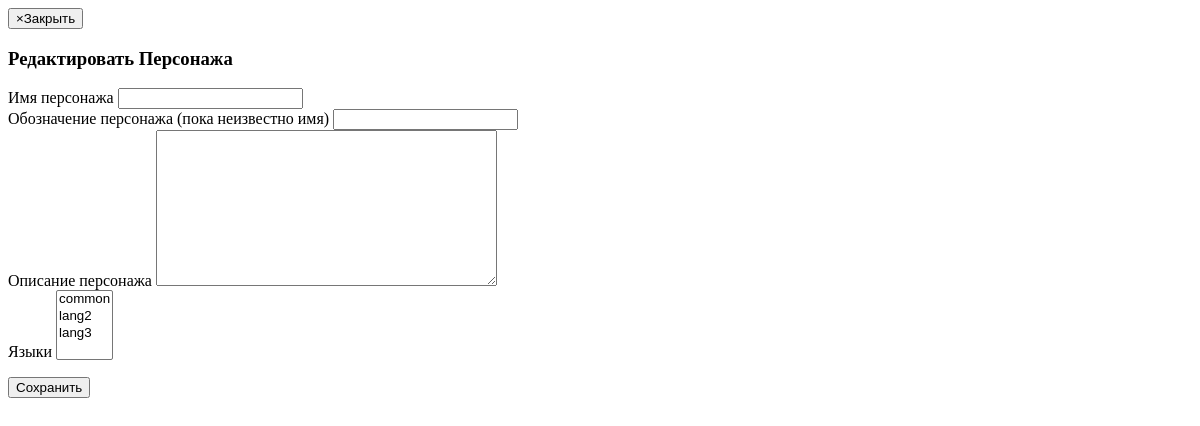
Before: /game/char_edit/2/ (signed in) with the older database file.
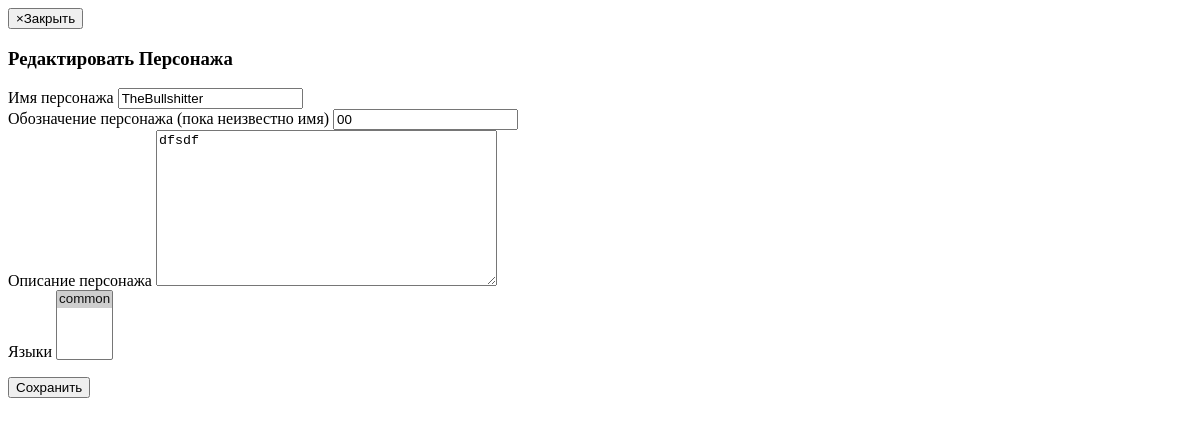
After: the same page with the newer database file.
### game/models.py (models this page shows, shortened)
class Character(models.Model):
    owner = models.ForeignKey(User, on_delete=models.PROTECT)
    game = models.ForeignKey(Game, on_delete=models.CASCADE)
    name = models.CharField(max_length=30, default='')
    display_name = models.CharField(max_length=50, default='')
    known = models.BooleanField(default=False)
    flavour = models.CharField(max_length=250, blank=True, default='')
    experience = models.IntegerField(default=0)
    levelup = models.BooleanField(default=False)
    scene = models.ForeignKey(Scene, blank=True, null=True, on_delete=models.PROTECT)
    pause = models.BooleanField(default=False)
    languages = models.ManyToManyField(Languages)

### game/views.py (the view)
# urls.py: url(r'char_edit/(?P<character>[0-9]*)/?$', views.base_char_edit, name='base_char_edit')
@login_required(redirect_field_name='index')
def base_char_edit(request, **kw):
    char = Character.objects.filter(pk=kw.pop('character')).first()
    if not authenticate_by_char(request.user, char):
        return HttpResponse('BULLSHIT')
    parms = dict(action_url=reverse('base_char_edit', kwargs=dict(character=char.pk)))
    if request.method == 'POST':
        parms['form'] = BaseCharForm(request.POST, instance=char)
        if parms['form'].is_valid():
            parms['form'].save()
    else:
        parms['form'] = BaseCharForm(instance=char)
    parms['title'] = 'Редактировать Персонажа'
    parms['deletable'] = False
    return render(request, 'tools/modal.html', parms)

### game/forms.py
class BaseCharForm(forms.ModelForm):
    class Meta:
        model = Character
        fields = ('name', 'display_name', 'flavour', 'languages')
    name = forms.CharField(widget=forms.TextInput(attrs={'class': 'form-control'}), label='Имя персонажа')
    display_name = forms.CharField(widget=forms.TextInput(attrs={'class': 'form-control'}),
                                   label='Обозначение персонажа (пока неизвестно имя)')
    flavour = forms.CharField(widget=forms.Textarea(attrs={'class': 'form-control'}),
                              label='Описание персонажа')
    languages = forms.ModelMultipleChoiceField(queryset=Languages.objects.none(), label='Языки', required=False)
    def __init__(self, *ar, **kw):
        super(BaseCharForm, self).__init__(*ar, **kw)
        self.fields['languages'].queryset = Languages.objects.filter(setting=self.instance.game.setting).all()

### game/models.py (called while the page is built)
    def __str__(self):
        return self.name

### game/views.py (called while the page is built)
def authenticate_by_char(user, char):
    if char.owner == user or char.game.setting.owner == user:
        return True
    else:
        return False

### tools/templates/tools/modal.html (shortened to what this page needs)
<div id="inner_content">
<div class="modal-header">
    <button type="button" class="close" id="modal_close" data-dismiss="modal"><span aria-hidden="true">×</span><span class="sr-only">Закрыть</span></button>
    <h3 class="modal-title" id="lineModalLabel">{% block title %}{{ title }}{% endblock %}</h3>
</div>
<div class="modal-body">
    {% block form %}
        <form method="POST" action="{{ action_url }}" id="modal_form">
            {% for item in form %}
            <div class="form-group">
                <label>{{ item.label }}</label>
                {{ item }}
            </div>
            {% endfor %}
        </form>
    {% endblock %}
</div>
<div class="modal-footer">
    <div class="btn-group btn-group-justified" role="group" aria-label="group button">
        <div class="btn-group" role="group">
            <button type="button" id="modal_save" class="btn btn-default btn-hover-green" data-action="save" role="button">{% block save %}Сохранить{% endblock %}</button>
        </div>
    </div>
</div>
</div>

Changed rows visible on the page:
changed Character: name (not shown) → "TheBullshitter"; display_name (not shown) → "00"; flavour (not shown) → "dfsdf"
Other visible differences:
form field languages: "common / lang2 / lang3" → "common ☑"
